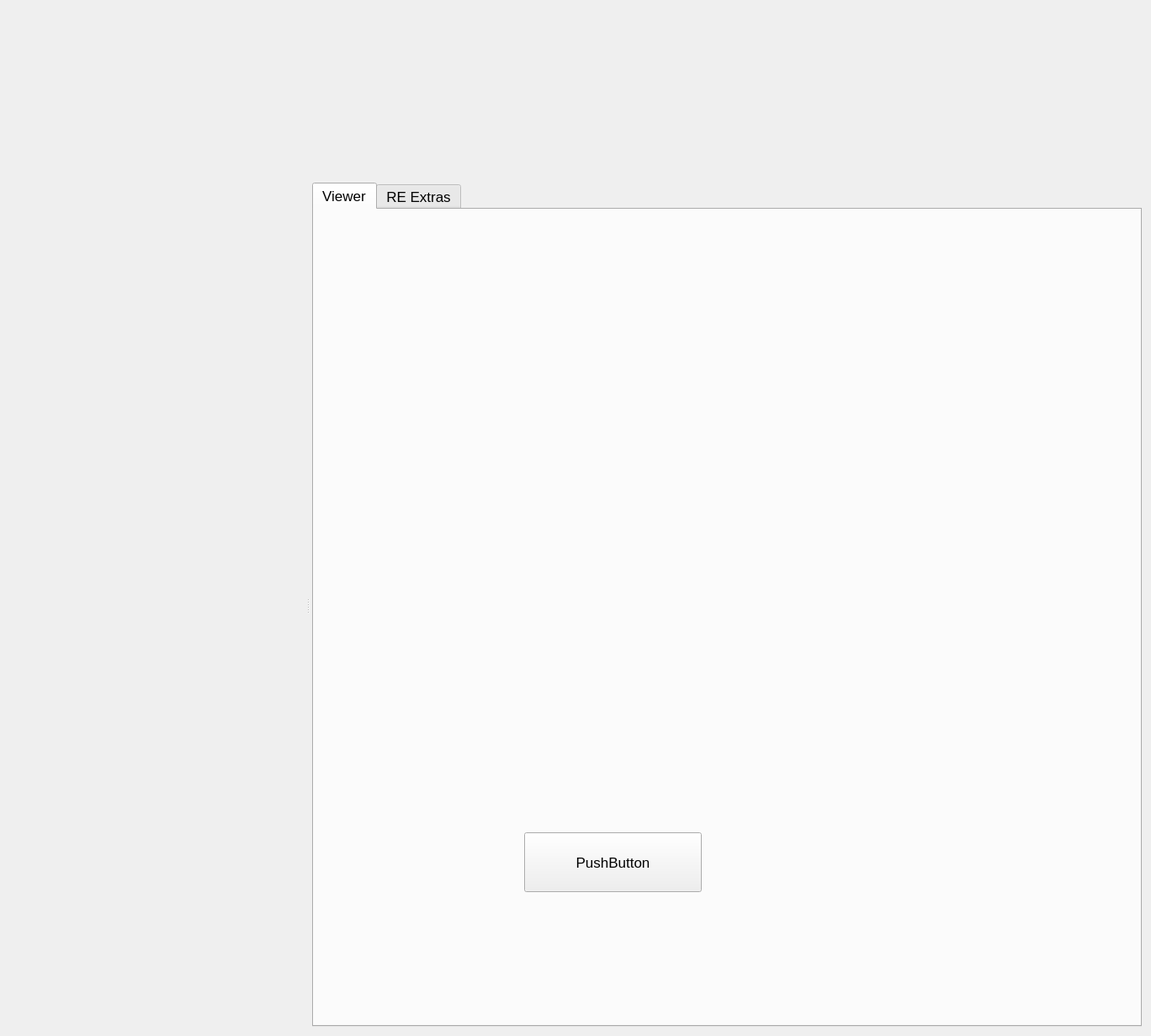
<?xml version="1.0" encoding="UTF-8"?>
<ui version="4.0">
 <class>Form</class>
 <widget class="QWidget" name="Form">
  <property name="geometry">
   <rect>
    <x>0</x>
    <y>0</y>
    <width>1368</width>
    <height>1231</height>
   </rect>
  </property>
  <property name="windowTitle">
   <string>Form</string>
  </property>
  <layout class="QVBoxLayout" name="verticalLayout_8">
   <item>
    <widget class="PyDMEmbeddedDisplay" name="RE_embedded_display">
     <property name="minimumSize">
      <size>
       <width>0</width>
       <height>200</height>
      </size>
     </property>
     <property name="maximumSize">
      <size>
       <width>16777215</width>
       <height>200</height>
      </size>
     </property>
     <property name="toolTip">
      <string/>
     </property>
     <property name="filename" stdset="0">
      <string>re_screen.py</string>
     </property>
    </widget>
   </item>
   <item>
    <widget class="QSplitter" name="splitter">
     <property name="orientation">
      <enum>Qt::Horizontal</enum>
     </property>
     <property name="handleWidth">
      <number>10</number>
     </property>
     <widget class="QWidget" name="verticalLayoutWidget">
      <layout class="QVBoxLayout" name="verticalLayout" stretch="0,0">
       <property name="spacing">
        <number>6</number>
       </property>
       <property name="sizeConstraint">
        <enum>QLayout::SetDefaultConstraint</enum>
       </property>
       <item>
        <widget class="PyDMFrame" name="RE_Plan_Editor">
         <property name="enabled">
          <bool>true</bool>
         </property>
         <property name="sizePolicy">
          <sizepolicy hsizetype="MinimumExpanding" vsizetype="Expanding">
           <horstretch>0</horstretch>
           <verstretch>0</verstretch>
          </sizepolicy>
         </property>
         <property name="minimumSize">
          <size>
           <width>350</width>
           <height>0</height>
          </size>
         </property>
         <property name="baseSize">
          <size>
           <width>350</width>
           <height>0</height>
          </size>
         </property>
         <property name="toolTip">
          <string/>
         </property>
         <layout class="QVBoxLayout" name="verticalLayout_2">
          <item>
           <layout class="QGridLayout" name="gridLayout_3"/>
          </item>
         </layout>
        </widget>
       </item>
       <item>
        <widget class="PyDMFrame" name="RE_Queue">
         <property name="sizePolicy">
          <sizepolicy hsizetype="MinimumExpanding" vsizetype="Expanding">
           <horstretch>0</horstretch>
           <verstretch>0</verstretch>
          </sizepolicy>
         </property>
         <property name="minimumSize">
          <size>
           <width>350</width>
           <height>0</height>
          </size>
         </property>
         <property name="baseSize">
          <size>
           <width>350</width>
           <height>0</height>
          </size>
         </property>
         <property name="toolTip">
          <string/>
         </property>
         <layout class="QVBoxLayout" name="verticalLayout_3">
          <item>
           <layout class="QGridLayout" name="gridLayout_4"/>
          </item>
         </layout>
        </widget>
       </item>
      </layout>
     </widget>
     <widget class="PyDMTabWidget" name="PyDMTabWidget">
      <property name="enabled">
       <bool>true</bool>
      </property>
      <property name="sizePolicy">
       <sizepolicy hsizetype="Expanding" vsizetype="Expanding">
        <horstretch>1</horstretch>
        <verstretch>0</verstretch>
       </sizepolicy>
      </property>
      <property name="minimumSize">
       <size>
        <width>0</width>
        <height>0</height>
       </size>
      </property>
      <property name="sizeIncrement">
       <size>
        <width>0</width>
        <height>0</height>
       </size>
      </property>
      <property name="baseSize">
       <size>
        <width>0</width>
        <height>0</height>
       </size>
      </property>
      <property name="font">
       <font>
        <pointsize>13</pointsize>
       </font>
      </property>
      <property name="toolTip">
       <string/>
      </property>
      <property name="whatsThis">
       <string/>
      </property>
      <property name="currentIndex">
       <number>0</number>
      </property>
      <property name="iconSize">
       <size>
        <width>30</width>
        <height>30</height>
       </size>
      </property>
      <property name="alarmChannels">
       <stringlist>
        <string></string>
        <string></string>
       </stringlist>
      </property>
      <widget class="QWidget" name="Viewer_Tab">
       <property name="sizePolicy">
        <sizepolicy hsizetype="Preferred" vsizetype="Preferred">
         <horstretch>0</horstretch>
         <verstretch>0</verstretch>
        </sizepolicy>
       </property>
       <attribute name="title">
        <string>Viewer</string>
       </attribute>
       <widget class="PyDMFrame" name="Data_Viewer">
        <property name="geometry">
         <rect>
          <x>170</x>
          <y>90</y>
          <width>551</width>
          <height>461</height>
         </rect>
        </property>
        <property name="toolTip">
         <string/>
        </property>
        <layout class="QVBoxLayout" name="verticalLayout_4">
         <item>
          <layout class="QGridLayout" name="gridLayout_6"/>
         </item>
        </layout>
       </widget>
       <widget class="QPushButton" name="pushButton">
        <property name="geometry">
         <rect>
          <x>250</x>
          <y>740</y>
          <width>211</width>
          <height>71</height>
         </rect>
        </property>
        <property name="text">
         <string>PushButton</string>
        </property>
       </widget>
      </widget>
      <widget class="QWidget" name="RE_Extras_Tab">
       <property name="sizePolicy">
        <sizepolicy hsizetype="Preferred" vsizetype="Preferred">
         <horstretch>0</horstretch>
         <verstretch>0</verstretch>
        </sizepolicy>
       </property>
       <attribute name="title">
        <string>RE Extras</string>
       </attribute>
       <layout class="QVBoxLayout" name="verticalLayout_6">
        <item>
         <widget class="PyDMFrame" name="RE_Queue_History">
          <property name="sizePolicy">
           <sizepolicy hsizetype="Expanding" vsizetype="Preferred">
            <horstretch>0</horstretch>
            <verstretch>0</verstretch>
           </sizepolicy>
          </property>
          <property name="toolTip">
           <string/>
          </property>
          <layout class="QVBoxLayout" name="verticalLayout_7">
           <item>
            <layout class="QGridLayout" name="gridLayout_10"/>
           </item>
          </layout>
         </widget>
        </item>
        <item>
         <layout class="QGridLayout" name="gridLayout_8">
          <item row="0" column="0">
           <widget class="PyDMFrame" name="RE_Console">
            <property name="sizePolicy">
             <sizepolicy hsizetype="Expanding" vsizetype="Preferred">
              <horstretch>0</horstretch>
              <verstretch>0</verstretch>
             </sizepolicy>
            </property>
            <property name="toolTip">
             <string/>
            </property>
            <layout class="QVBoxLayout" name="verticalLayout_5">
             <item>
              <layout class="QGridLayout" name="gridLayout_7"/>
             </item>
            </layout>
           </widget>
          </item>
         </layout>
        </item>
       </layout>
      </widget>
     </widget>
    </widget>
   </item>
  </layout>
 </widget>
 <customwidgets>
  <customwidget>
   <class>PyDMTabWidget</class>
   <extends>QTabWidget</extends>
   <header>pydm.widgets.tab_bar</header>
  </customwidget>
  <customwidget>
   <class>PyDMEmbeddedDisplay</class>
   <extends>QFrame</extends>
   <header>pydm.widgets.embedded_display</header>
  </customwidget>
  <customwidget>
   <class>PyDMFrame</class>
   <extends>QFrame</extends>
   <header>pydm.widgets.frame</header>
   <container>1</container>
  </customwidget>
 </customwidgets>
 <resources/>
 <connections/>
</ui>
